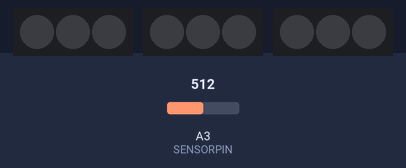
This sketch was run on a simulated Arduino Uno, built with avr-gcc and run on an emulated ATmega328P. Shown: 3 × 3 RGB LEDs in strip order, left to right. The inputs (shaded band) are chosen by the test bench; at power-on: A3 (SENSORPIN) = 512. Dim RGB values are drawn brighter than linear.

Above: at 1.2 s.
1.3 s: A3 (SENSORPIN) set to 716
At 2.1 s:
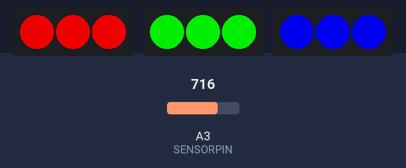
2.8 s: A3 (SENSORPIN) set to 900
At 3.3 s:
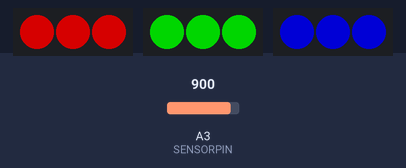
4.3 s: A3 (SENSORPIN) set to 0
At 5.6 s:
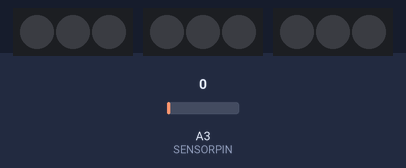
Timing chart, 0 to 7.3 s (numbered marks = the images above; inputs shaded):
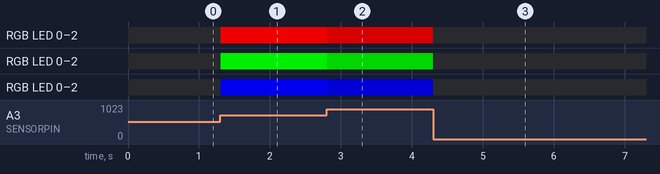

The sketch:

Testing.ino
```cpp
#include <Adafruit_NeoPixel.h>
#ifdef __AVR__
  #include <avr/power.h>
#endif

#define PIN1            10
#define PIN2            11
#define PIN3            12
#define NUMPIXELS       3
#define SENSORPIN       A3
Adafruit_NeoPixel laneOne = Adafruit_NeoPixel(NUMPIXELS, PIN1, NEO_GRB + NEO_KHZ800);
Adafruit_NeoPixel laneTwo = Adafruit_NeoPixel(NUMPIXELS, PIN2, NEO_GRB + NEO_KHZ800);
Adafruit_NeoPixel laneThr = Adafruit_NeoPixel(NUMPIXELS, PIN3, NEO_GRB + NEO_KHZ800);

int delayval = 500;

void setup() {
  laneOne.begin();
    laneTwo.begin();
      laneThr.begin();
}

void loop() {
    int val = analogRead(SENSORPIN);
  Serial.println(val);
  for(int i=0;i<NUMPIXELS;i++){
    laneOne.setPixelColor(i, laneOne.Color(val,0,0));
    laneOne.show();
  }
  for(int i=0;i<NUMPIXELS;i++){
    laneTwo.setPixelColor(i, laneTwo.Color(0,val,0));
    laneTwo.show();
  }
  for(int i=0;i<NUMPIXELS;i++){
    laneThr.setPixelColor(i, laneThr.Color(0,0,val));
    laneThr.show();
  }
}
```

Measured:
- after the input at 1.3 s, RGB LED 0–2: off → RGB(204, 0, 0) at once; RGB LED 0–2: off → RGB(0, 204, 0) at once; RGB LED 0–2: off → RGB(0, 0, 204) at once
- after the input at 2.8 s, RGB LED 0–2: RGB(204, 0, 0) → RGB(132, 0, 0) at once; RGB LED 0–2: RGB(0, 204, 0) → RGB(0, 132, 0) at once; RGB LED 0–2: RGB(0, 0, 204) → RGB(0, 0, 132) at once
- after the input at 4.3 s, RGB LED 0–2: RGB(132, 0, 0) → off at once; RGB LED 0–2: RGB(0, 132, 0) → off at once; RGB LED 0–2: RGB(0, 0, 132) → off at once
